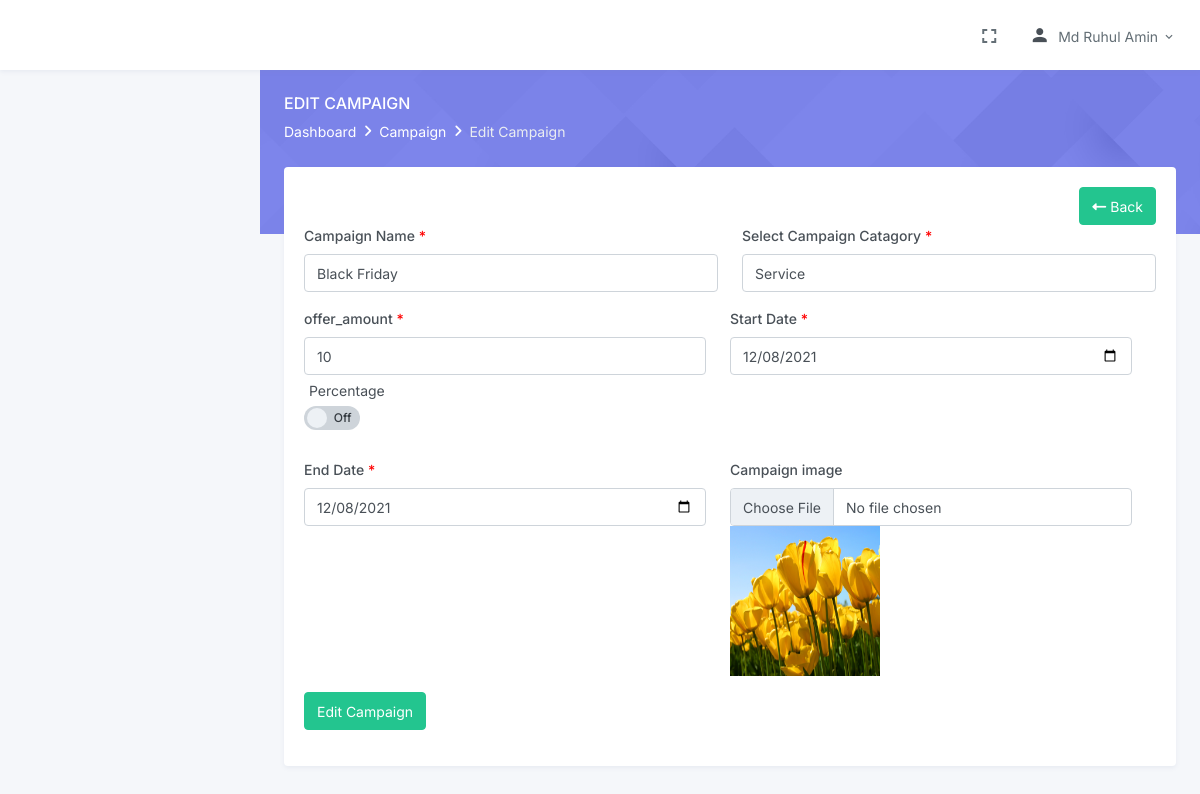
The app's page /edit_campaign.php?id_no=18 (signed in) with its own data.
### tables this page shows
CREATE TABLE `campaigns` (
  `id` int(255) NOT NULL,
  `name` varchar(500) NOT NULL,
  `campain_category` int(11) NOT NULL,
  `offer_amount` int(11) NOT NULL,
  `percentage` varchar(11) NOT NULL,
  `starting_date` date NOT NULL,
  `ending_date` date NOT NULL,
  `image` varchar(500) NOT NULL,
  `created_at` datetime NOT NULL,
  `created_by` int(11) NOT NULL,
  `updated_at` datetime NOT NULL,
  `updated_by` int(11) NOT NULL,
  `status` int(11) NOT NULL DEFAULT '1'
);

### inc/functions.inc.php (called while the page is built, shortened)
<?php
function db_conn()
{
    $db = mysqli_connect("localhost", "bgdbilli_client", "bgdclient", "bgdbilli_client");
    return $db;
}
function get_safe_value($str)
{
    if ($str != '') {
        $str = trim($str);
        $str = htmlspecialchars($str);
        return mysqli_real_escape_string(db_conn(), $str);
    }
}
function select($table_name, $field_names, $conditions = "", $join = "")
{
    $new_conditions = $conditions;
    if ($conditions) {
        $new_conditions =  "WHERE $conditions ";
    }
      $select = "SELECT $field_names FROM $table_name $join $new_conditions";
    $result = mysqli_query(db_conn(), $select);
    return $result;
}

### edit_campaign.php (the view, shortened to what this page needs)
<?php
require_once 'inc/header.inc.php';
if (isset($_GET['id_no'])) {
    $getid= get_safe_value($_GET['id_no']);
    $condition=" id= $getid ";
   	$getdata=select('campaigns','*',$condition);
    if ($getdata) {
    $singledata=mysqli_fetch_assoc($getdata);
?>
            <div class="main-content">
                <div class="page-content">
                    <div class="page-title-box">
                        <div class="container-fluid">
                         <div class="row align-items-center">
                             <div class="col-sm-6">
                                 <div class="page-title">
                                     <h4>Edit Campaign</h4>
                                         <ol class="breadcrumb m-0">
                                             <li class="breadcrumb-item"><a href="index.php">Dashboard</a></li>
                                             <li class="breadcrumb-item"><a href="campaign.php">Campaign</a></li>
                                             <li class="breadcrumb-item active">Edit Campaign</li>
                                         </ol>
                                 </div>
                             </div>
                         </div>
                        </div>
                     </div>
                    <div class="container-fluid">
                        <div class="page-content-wrapper">
                            <div class="row">
                                <div class="col-12">
                                    <div class="card">
                                        <div class="card-body">
                                            <div class="row">
                                                <div class="col-xl-12 col-lg-12 col-md-12 col-sm-12 d-flex justify-content-end">
                                                    <a href="campaign.php" class="btn btn-success float-right"><i class="fas fa-long-arrow-alt-left"></i> Back</a>
                                                </div>
                                            </div>
                                            <form id="add_campaign" action="edit_campaign_action.php"  enctype="multipart/form-data" method="POST">
                                                         <div class="row">
                                                                <div class="col-lg-6">
                                                                    <div class="mb-3">
                                                                        <label class="form-label" for="progress-basicpill-firstname-input">Campaign Name <span>*</span></label>
                                                                        <input type="text" class="form-control name" id="progress-basicpill-firstname-input" name="campaignName" value="<?=$singledata['name'];?>">
                                                                    </div>
                                                                </div>
                                                                <div class="col-lg-6">
                                                                    <div class="mb-3">
                                                                        <label class="form-label" for="progress-basicpill-phoneno-input">Select Campaign Catagory <span>*</span></label>
                                                                        <select class="form-control deposit_method custom-select" name="campaignCatagorys" id="standard">
                                                                        <?php
                                                                            $selectmethod=select('campaign_categorys','*','status= 1');
                                                                            if ($selectmethod) {
                                                                                foreach($selectmethod as $singledata1){
                                                                                    if ($singledata['campain_category'] == $singledata1['campaign_cat_id']) {
                                                                                        $select="selected";
                                                                                    }else{
                                                                                        $select="";
                                                                                    }
                                                                                ?>
                                                                                <option <?=$select;?> value="<?=$singledata1['campaign_cat_id']?>"><?=$singledata1['category_name']?></option>
                                                                                <?php
                                                                                }
                                                                            }
                                                                            ?>
                                                                        </select>
                                                                    </div>
                                                                </div>
                                                            <div class="row">
                                                                <div class="col-lg-6">
                                                                    <div class="mb-3">
                                                                        <label class="form-label" for="progress-basicpill-phoneno-input">offer_amount <span>*</span></label>
                                                                        <input type="text" class="form-control number" id="progress-basicpill-phoneno-input" name="offerAmount" value="<?=$singledata['offer_amount'];?>">
                                                                        <div class="amount_type">
                                                                        <p class="type_name">Percentage</p>
                                                                        <label for="switch1" data-on-label="On" data-off-label="Off"></label>
                                                                        </div>
                                                                    </div>
                                                                </div>
                                                                <div class="col-lg-6">
                                                                    <div class="mb-3">
                                                                        <label class="form-label" for="progress-basicpill-phoneno-input">Start Date <span>*</span></label>
                                                                        <input type="date" class="form-control tx_date" id="progress-basicpill-phoneno-input" name="startDate" value="<?=$singledata['starting_date'];?>">
                                                                    </div>
                                                                </div>
                                                            </div>
                                                            <div class="row">
                                                            <div class="col-lg-6">
                                                                    <div class="mb-3">
                                                                        <label class="form-label" for="progress-basicpill-phoneno-input">End Date <span>*</span></label>
                                                                        <input type="date" class="form-control endDate" id="progress-basicpill-phoneno-input" name="endDate" value="<?=$singledata['ending_date'];?>">
                                                                    </div>
                                                                </div>
                                                                <div class="col-lg-6">
                                                                    <div class="mb-3">
                                                                        <label class="form-label" for="progress-basicpill-email-input">Campaign image</label>
                                                                        <input type="file" name="offerImage" class="form-control imagecheck">
                                                                        <img src="assets/images/upload/campaign/<?=$singledata['image'];?>" alt="campaign image" height="150px" width="150px">
                                                                    </div>
                                                                </div>
                                                            </div>
                                                            <div class="row">
                                                                <div class="col-lg-12">
                                                                    <div class="mb-3">
                                                                        <input type="submit" name="add_campaign" id="submitbtn" value="Edit Campaign" class="btn btn-success" />
                                                                    </div>
                                                                </div>
                                                            </div>
                                                            <div class="reg_wrrongsms"></div>
                                                        </form>
                                        </div>
                                    </div>
                                </div>
                            </div>
                    </div>
                </div>
    <?php
    require_once 'inc/footer.inc.php';
}
}
    ?>

### assets/css/style.css (style rules this page uses)
form span { color: red; }
.type_name { margin: 5px; display: flex; justify-content: space-between; }
.reg_wrrongsms { position: fixed; padding: 10px; top: 10px; right: 10px; z-index: 99999; }

### records on screen
campaigns: campaignName "Black Friday", offerAmount "10", startDate "12/08/2021", endDate "12/08/2021", image (picture)

### other values on screen
$_SESSION['USER_NAME'] "Md Ruhul Amin"
form field campaignCatagorys "Service"
